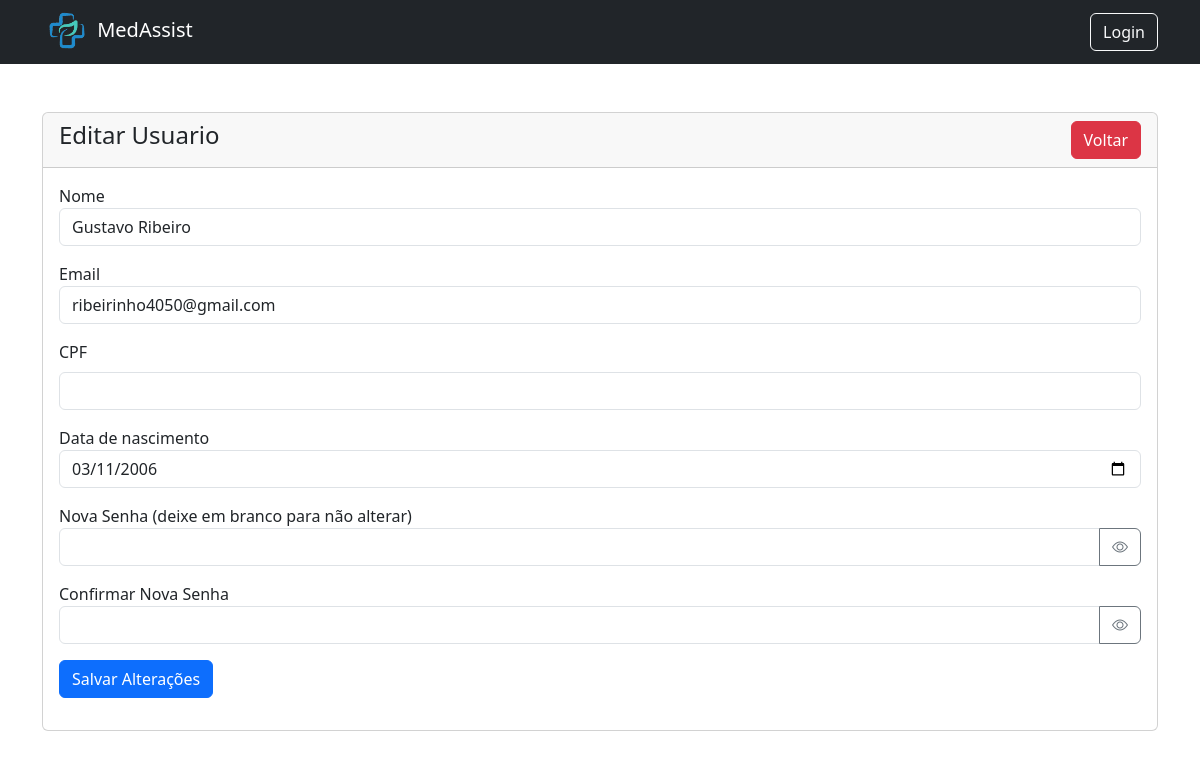
The page /view/usuario-edit.php?id=11 on the database as committed earlier.
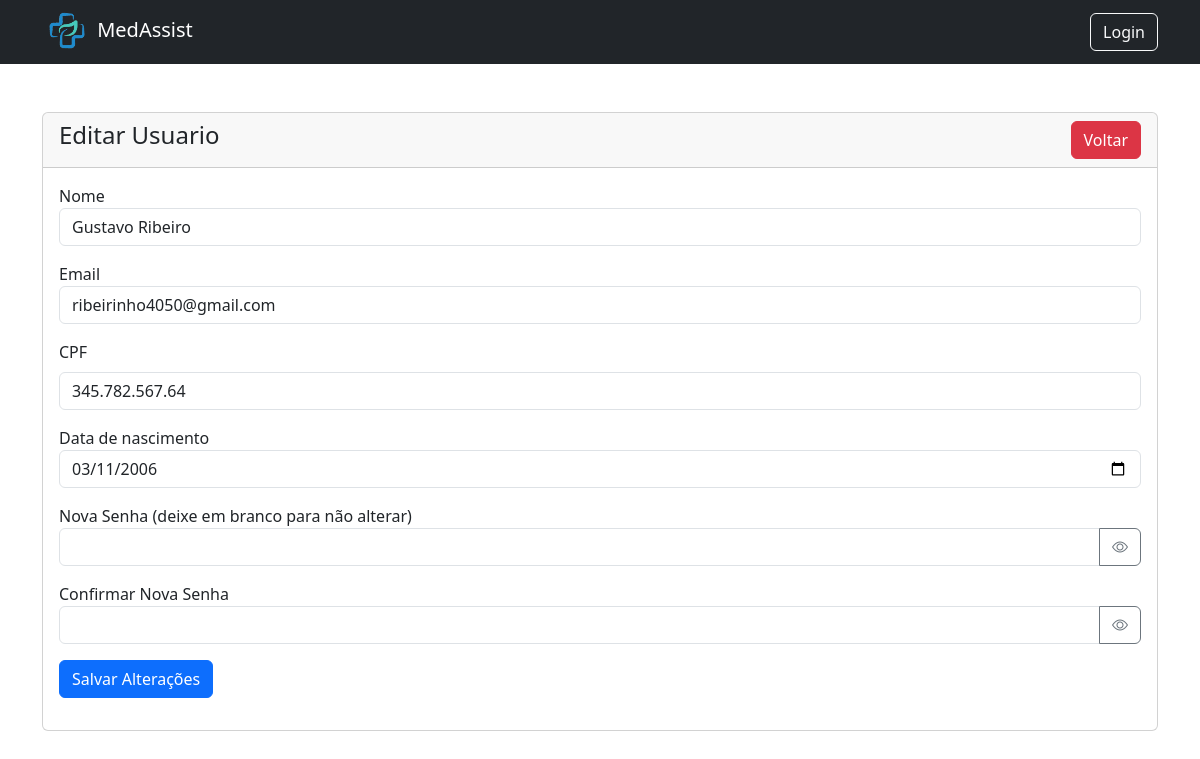
The same page on the database as committed later.
### tables this page shows
CREATE TABLE `usuarios` (
  `id` int(11) NOT NULL AUTO_INCREMENT,
  `cpf` varchar(14) DEFAULT NULL,
  `nome` varchar(100) NOT NULL,
  `email` varchar(100) DEFAULT NULL,
  `data_nascimento` date NOT NULL,
  `senha` varchar(255) DEFAULT NULL,
  `role` enum('admin','medico','enfermeiro','paciente') DEFAULT 'paciente' COMMENT 'Papéis de acesso ao sistema',
  `crm_registro` varchar(50) DEFAULT NULL COMMENT 'Registro CRM do Médico. Deve ser preenchido se o papel role for medico.',
  `coren_registro` varchar(50) DEFAULT NULL COMMENT 'Registro COREN do Enfermeiro/Técnico. Deve ser preenchido se o role for enfermeiro.',
  PRIMARY KEY (`id`),
  UNIQUE KEY `crm_registro` (`crm_registro`),
  UNIQUE KEY `coren_registro` (`coren_registro`),
  UNIQUE KEY `cpf` (`cpf`),
  UNIQUE KEY `cpf_2` (`cpf`),
  UNIQUE KEY `cpf_3` (`cpf`),
  UNIQUE KEY `cpf_4` (`cpf`)
);

### view/usuario-edit.php (the view, shortened to what this page needs)
<?php
    require '../Model/conexao.php';
?>
<!doctype html>
<html lang="en">
  <head>
    <link href="https://cdn.jsdelivr.net/npm/bootstrap@5.3.8/dist/css/bootstrap.min.css" rel="stylesheet">
    <link rel="stylesheet" href="https://cdn.jsdelivr.net/npm/bootstrap-icons@1.11.3/font/bootstrap-icons.min.css">
</head>
  <body>
    <?php include('navbar.php'); ?>
    <div class="container mt-5">
        <div class="row">
            <div class="col-md-12">
                <div class="card">
                    <div class="card-header">
                        <h4>Editar Usuario
                            <a href="javascript:history.go(-1)" class="btn btn-danger float-end">Voltar</a>
                        </h4>
                    </div>
                    <div class="card-body">
                        <?php
                            if(isset($_GET['id'])) {
                                $usuario_id = mysqli_real_escape_string($conexao, $_GET['id']);
                                $sql = "SELECT * FROM usuarios WHERE id = $usuario_id";
                                $query = mysqli_query($conexao, $sql);
                                if(mysqli_num_rows($query) > 0){
                                    $usuario = mysqli_fetch_array($query);
                        ?>
                        <form action="../controller/UsuarioController.php" method="post">
                            <div class="mb-3">
                                <label for="">Nome</label>
                                <input type="text" name="nome" value="<?= $usuario['nome']?>" class="form-control" id="">
                            </div>
                            <div class="mb-3">
                                <label for="">Email</label>
                                <input type="text" name="email" value="<?= $usuario['email']?>" class="form-control" id="">
                            </div>
                            <div class="mb-3">
                                <label for="cpf" class="form-label">CPF</label>
                                <input type="text" name="cpf" id="cpf" value="<?= $usuario['cpf']; ?>" class="form-control" required>
                            </div>
                            <div class="mb-3">
                                <label for="">Data de nascimento</label>
                                <input type="date" name="data_nascimento" value="<?= $usuario['data_nascimento']?>" class="form-control" id="">
                            </div>
                            <div class="mb-3">
                            <label>Nova Senha (deixe em branco para não alterar)</label>
                            <div class="input-group">
                                <input type="password" name="senha" id="senha" class="form-control">
                                <button class="btn btn-outline-secondary" type="button" onclick="togglePassword('senha', 'eye-icon-1')">
                                    <i id="eye-icon-1" class="bi bi-eye"></i>
                                </button>
                            </div>
                        </div>
                        <div class="mb-3">
                            <label>Confirmar Nova Senha</label>
                            <div class="input-group">
                                <input type="password" name="senha_confirmar" id="senha_confirmar" class="form-control">
                                <button class="btn btn-outline-secondary" type="button" onclick="togglePassword('senha_confirmar', 'eye-icon-2')">
                                    <i id="eye-icon-2" class="bi bi-eye"></i>
                                </button>
                            </div>
                        </div>
                        <div class="mb-3">
                            <button type="submit" name="update_usuario" class="btn btn-primary">Salvar Alterações</button>
                        </div>
                        </form>
                        <?php
                                } else {
                                    echo "<h5> Usuário não encontrado. </h5>";
                                }
                            } else {
                                echo "<h5> ID não fornecido. </h5>";
                            }
                        ?>
                    </div>
                </div>
            </div>
        </div>
    </div>
</body>
</html>

Rows that differ between the two databases and show on the page:
changed usuarios "Gustavo Ribeiro": cpf (not shown) → "345.782.567.64"
